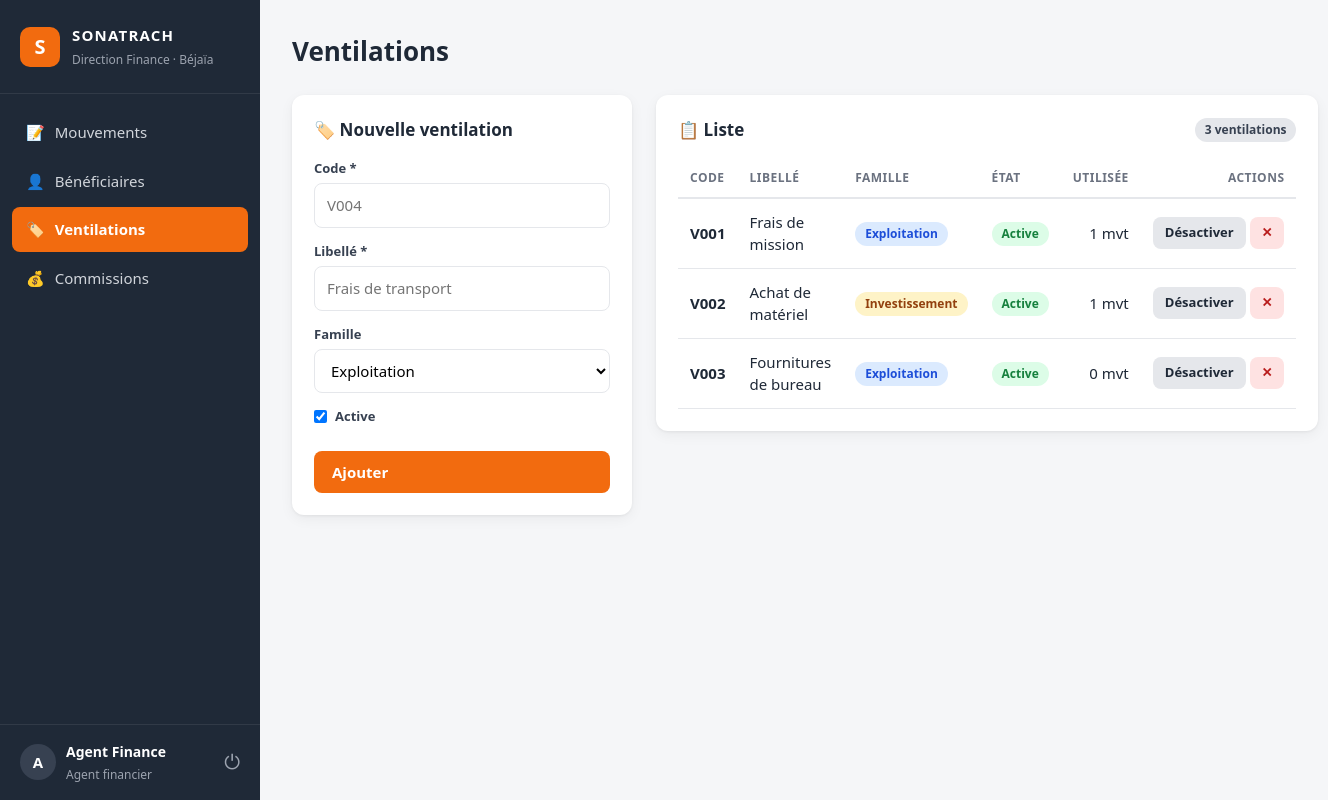
The app's page /ventilations.php (signed in) with its own data.
### tables this page shows
CREATE TABLE ventilations (
  id         INT AUTO_INCREMENT PRIMARY KEY,
  code       VARCHAR(20)  NOT NULL UNIQUE,
  libelle    VARCHAR(150) NOT NULL,
  famille    ENUM('Exploitation','Investissement') NOT NULL DEFAULT 'Exploitation',
  etat       TINYINT(1) NOT NULL DEFAULT 1,
  created_at TIMESTAMP DEFAULT CURRENT_TIMESTAMP
);

### bootstrap.php (called while the page is built, shortened)
<?php
function e($value): string
{
    return htmlspecialchars((string)($value ?? ''), ENT_QUOTES, 'UTF-8');
}

### ventilations.php (the view, shortened to what this page needs)
<?php
require __DIR__ . '/bootstrap.php';
require __DIR__ . '/layout.php';
$ventilations = $pdo->query(
    'SELECT v.*, (SELECT COUNT(*) FROM movements m WHERE m.id_ventilation = v.id) AS nb_mouvements
     FROM ventilations v ORDER BY v.code'
)->fetchAll();
?>
<div class="two-col">
    <div class="card">
        <h2>🏷️ Nouvelle ventilation</h2>
        <form method="POST" class="form-grid stack">
            <div><label>Code *</label><input type="text" name="code" placeholder="V004" maxlength="20" required></div>
            <div><label>Libellé *</label><input type="text" name="libelle" placeholder="Frais de transport" required></div>
            <div>
                <label>Famille</label>
                <select name="famille">
                    <option>Exploitation</option>
                </select>
            </div>
            <div class="check"><input type="checkbox" id="etat" name="etat" value="1" checked><label for="etat">Active</label></div>
            <button class="btn" type="submit">Ajouter</button>
        </form>
    </div>
    <div class="card">
        <div class="card-head"><h2>📋 Liste</h2><span class="badge b-gray"><?= count($ventilations) ?> ventilations</span></div>
        <div class="table-wrap">
        <table>
            <thead><tr><th>Code</th><th>Libellé</th><th>Famille</th><th>État</th><th class="num">Utilisée</th><th class="num">Actions</th></tr></thead>
            <tbody>
            <?php foreach ($ventilations as $v): ?>
                <tr>
                    <td><strong><?= e($v['code']) ?></strong></td>
                    <td><?= e($v['libelle']) ?></td>
                    <td><span class="badge <?= $v['famille'] === 'Exploitation' ? 'b-blue' : 'b-amber' ?>"><?= e($v['famille']) ?></span></td>
                    <td><span class="badge <?= $v['etat'] ? 'b-green' : 'b-red' ?>"><?= $v['etat'] ? 'Active' : 'Inactive' ?></span></td>
                    <td class="num"><?= (int)$v['nb_mouvements'] ?> mvt</td>
                    <td class="num">
                        <form method="POST" class="inline">
                            <button class="btn btn-secondary btn-sm" name="action" value="toggle"><?= $v['etat'] ? 'Désactiver' : 'Activer' ?></button>
                        </form>
                        <form method="POST" class="inline" onsubmit="return confirm('Supprimer cette ventilation ?')">
                            <button class="btn btn-danger btn-sm" name="action" value="delete">✕</button>
                        </form>
                    </td>
                </tr>
            <?php endforeach; ?>
            </tbody>
        </table>
        </div>
    </div>
</div>

### style.css (style rules this page uses)
:root { --orange: #f26b0f; --orange-dark: #d85a06; --orange-soft: #fff1e6; --ink: #1f2937; --muted: #6b7280; --line: #e5e7eb; --bg: #f5f6f8; --card: #ffffff; --green: #15803d; --green-soft: #dcfce7; --red: #b91c1c; --red-soft: #fee2e2; --amber-soft: #fef3c7; --amber: #92400e; --blue-soft: #dbeafe; --blue: #1d4ed8; --radius: 12px; --shadow: 0 1px 3px rgba(0,0,0,.06), 0 4px 14px rgba(0,0,0,.05); }
* { box-sizing: border-box; margin: 0; padding: 0; }
body { font-family: system-ui, -apple-system, "Segoe UI", Roboto, Arial, sans-serif; background: var(--bg); color: var(--ink); line-height: 1.5; font-size: 15px; }
.card { background: var(--card); border-radius: var(--radius); box-shadow: var(--shadow); padding: 22px; margin-bottom: 24px; }
.card h2 { font-size: 17px; margin-bottom: 16px; }
.card-head { display: flex; justify-content: space-between; align-items: center; margin-bottom: 16px; gap: 12px; flex-wrap: wrap; }
.card-head h2 { margin: 0; }
.form-grid { display: grid; grid-template-columns: repeat(auto-fit, minmax(190px, 1fr)); gap: 14px; align-items: end; }
.form-grid.stack { grid-template-columns: 1fr; }
label { display: block; font-size: 13px; font-weight: 600; margin-bottom: 5px; color: #374151; }
input, select, textarea { width: 100%; padding: 10px 12px; border: 1.5px solid var(--line); border-radius: 8px; font: inherit; background: #fff; transition: .15s; }
.check { display: flex; align-items: center; gap: 8px; padding-bottom: 10px; }
.check input { width: auto; }
.check label { margin: 0; }
.btn { display: inline-flex; align-items: center; gap: 6px; padding: 10px 18px; border-radius: 8px; border: none; cursor: pointer; font: inherit; font-weight: 600; text-decoration: none; background: var(--orange); color: #fff; transition: .15s; }
.btn-secondary { background: #e5e7eb; color: var(--ink); }
.btn-danger { background: var(--red-soft); color: var(--red); }
.btn-sm { padding: 6px 12px; font-size: 13px; }
form.inline { display: inline; }
.table-wrap { overflow-x: auto; }
table { width: 100%; border-collapse: collapse; }
th { text-align: left; font-size: 12px; text-transform: uppercase; letter-spacing: .04em; color: var(--muted); padding: 10px 12px; border-bottom: 2px solid var(--line); white-space: nowrap; }
td { padding: 12px; border-bottom: 1px solid var(--line); vertical-align: middle; }
td.num, th.num { text-align: right; white-space: nowrap; }
.badge { display: inline-block; padding: 3px 10px; border-radius: 999px; font-size: 12px; font-weight: 600; }
.b-green { background: var(--green-soft); color: var(--green); }
.b-amber { background: var(--amber-soft); color: var(--amber); }
.b-blue { background: var(--blue-soft); color: var(--blue); }
.b-gray { background: #e5e7eb; color: #374151; }
.two-col { display: grid; grid-template-columns: 340px 1fr; gap: 24px; align-items: start; }

### records on screen
ventilations: code "V001", libelle "Frais de mission", famille "Exploitation", etat "Active", nb_mouvements "1"
ventilations: code "V002", libelle "Achat de matériel", famille "Investissement", etat "Active", nb_mouvements "1"
ventilations: code "V003", libelle "Fournitures de bureau", famille "Exploitation", etat "Active", nb_mouvements "0"

### other values on screen
$icon "📝"
$label "Mouvements"
$icon "👤"
$label "Bénéficiaires"
$icon "🏷️"
$label "Ventilations"
$icon "💰"
$label "Commissions"
mb_strtoupper(mb_substr($_SESSION['nom_complet'] ?? '?', 0, 1)) "A"
$_SESSION['nom_complet'] "Agent Finance"
ROLE_LABEL[$role] "Agent financier"
$title "Ventilations"
count($ventilations) "3"
